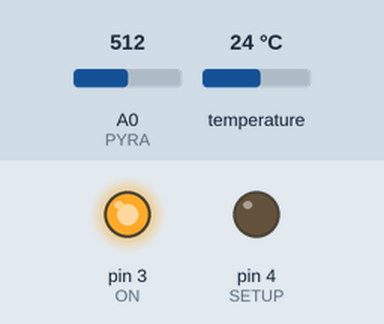
The sketch below on a simulated Arduino Uno, built with avr-gcc and run on an emulated ATmega328P. On the bench: output pins drawn as LEDs (lit = HIGH). The inputs (shaded band) are chosen by the test bench; at power-on: A0 (PYRA) = 512, temperature 24 °C. What the sketch prints to the serial monitor is not drawn. At 48.0 s the program stops and its outputs stay as they are.

Above: at 0.1 s.
Timing chart, 0 to 1.6 s (numbered marks = the images above):
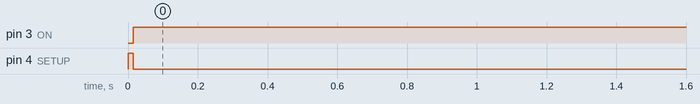

The sketch:

temp_radiation.ino
```cpp
/**
 * This Arduino sketch reads from temperature and solar radiation sensors and
 * outputs the data over serial in JSON format.
 * The OneWire and DallasTemperature libraries are used to read from any
 * number of DS18B20 temperature probes (currently 3). The Apogee SP-212
 * pyranometer is simply a variable resistor and read directly.
 */

#include <OneWire.h>
#include <DallasTemperature.h>
#include <ArduinoJson.h>

const int TEMP = 2, PYRA = A0; // Input pins
const int ON = 3, SETUP = 4; // Output pins

OneWire oneWire(TEMP);
DallasTemperature temps(&oneWire);

void setup()
{
  // Set up pins
  pinMode(ON, OUTPUT);
  pinMode(SETUP, OUTPUT);
  pinMode(PYRA, INPUT);

  // Turn on setup LED
  digitalWrite(ON, LOW);
  digitalWrite(SETUP, HIGH);

  // Begin serial output and temp probes
  Serial.begin(9600);
  temps.begin();
}

void loop()
{
  // Turn on 'on' LED
  digitalWrite(SETUP, LOW);
  digitalWrite(ON, HIGH);

  // Init json objects
  StaticJsonBuffer<200> jb;
  JsonObject& data = jb.createObject();

  // Get data
  temps.requestTemperatures();
  // *(5/1023) for voltage, *500 for W/m^2
  float radiation = (float)analogRead(PYRA)*5*500/1023;
  // area * panel efficiency * MPPT efficiency
  float power = 6 * 0.239 * 0.95 * radiation;

  // Write data
  for(int i = 0; i < 3; i++) // Temps
  {
    String tempKey = "temp" + String(i);
    data[tempKey] = temps.getTempCByIndex(i);
  }
  data["rad"] = radiation;
  data["pow"] = power;
  data["time"] = millis();

  data.printTo(Serial);
  Serial.println();
}
```

Measured:
- by itself, pin 3 (ON): LOW → HIGH at 0.02 s
- by itself, pin 4 (SETUP): HIGH → LOW at 0.02 s
